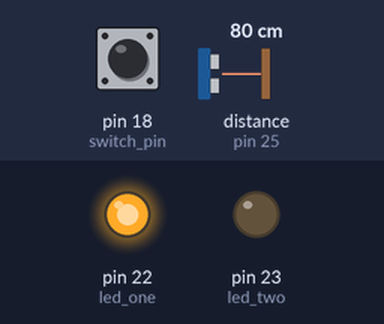
Bench run of a sketch on a simulated Arduino Mega 2560, built with avr-gcc and run on an emulated ATmega2560. Parts: output pins drawn as LEDs (lit = HIGH). Wiring (inferred from the names in the program): ultrasonic range finder: trigger pin 24; echo pin 25. The test bench sets the inputs (shaded band); at power-on: distance to the obstacle (sensor on pin 25) 80 cm, pin 18 (switch_pin) HIGH. The echo pulse lasts 58.3 µs per cm; pins used as bus, display or sensor lines are not drawn; what the sketch prints to the serial monitor is not drawn.

Above: at 2.8 s.
2.9 s: distance to the obstacle (sensor on pin 25) set to 24 cm
7.2 s: distance to the obstacle (sensor on pin 25) set to 19 cm
At 10.6 s:
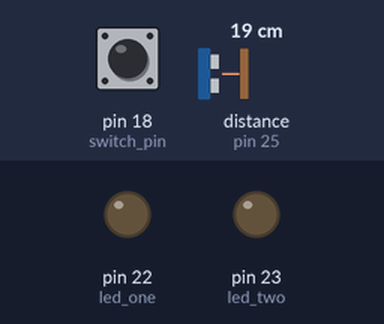
13.2 s: pin 18 (switch_pin) pulled LOW for 2.35 s
At 13.6 s:
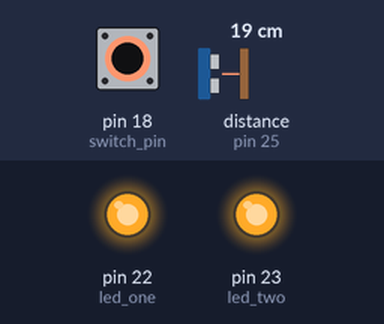
At 14.9 s:
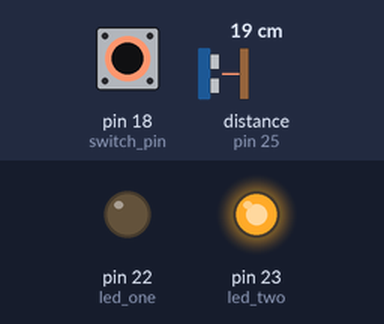
19.7 s: distance to the obstacle (sensor on pin 25) set to 2 cm
Timing chart, 0 to 26.7 s (numbered marks = the images above; inputs shaded):
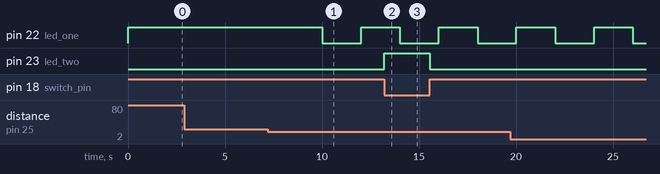

The sketch:

Final_Exam.ino
```cpp
#include <MsTimer2.h>

#define led_one 22
#define led_two 23

#define trigger 24
#define echo 25

#define switch_pin 18


volatile bool isBusy = false;

void setup() {
  Serial.begin(9600);
  pinMode(switch_pin, INPUT_PULLUP);
  pinMode(led_one, OUTPUT);
  pinMode(led_two, OUTPUT);
  pinMode(trigger, OUTPUT);
  pinMode(echo, INPUT);

  digitalWrite(led_one, LOW);
  digitalWrite(led_two, LOW);

  attachInterrupt(digitalPinToInterrupt(switch_pin), callBack, CHANGE);

}

void loop() {
   long cm = getDistanceFromSensor();

   if(cm <= 20)
   {
    digitalWrite(led_one, HIGH);
    delay(2000);
    digitalWrite(led_one, LOW);
   }

   else
   {
    digitalWrite(led_one, HIGH);
   }

   delay(2000);
}

void callBack()
{
  int state = digitalRead(switch_pin);
  Serial.println("인터럽트");
  //FALLING
  if(!state && !isBusy)
  {
    isBusy = true;
    digitalWrite(led_two, HIGH);
  }

  if(state && isBusy)
  {
    isBusy = false;
    digitalWrite(led_two, LOW);
  }
}

long getDistanceFromSensor()
{
  long duration, cm;
  digitalWrite(trigger, LOW);
  delayMicroseconds(2);

  digitalWrite(trigger, HIGH);
  delayMicroseconds(10);

  digitalWrite(trigger, LOW);

  duration = pulseIn(echo, HIGH);

  cm = (duration / 2) / 29.1;

  Serial.print("distance: ");
  Serial.println(cm);
  return cm;
}
```

Measured:
- the behaviour switches between 22 and 21 cm on distance to the obstacle (sensor on pin 25) (found by bisection; images 0 and 1)
- after the input at 2.9 s, every drawn part: stays the same
- after the input at 7.2 s, pin 22 (led_one): HIGH → LOW after 2.8 s, → HIGH 2.0 s later
- after the input at 13.2 s, pin 23 (led_two): LOW → HIGH at once, → LOW 2.4 s later
